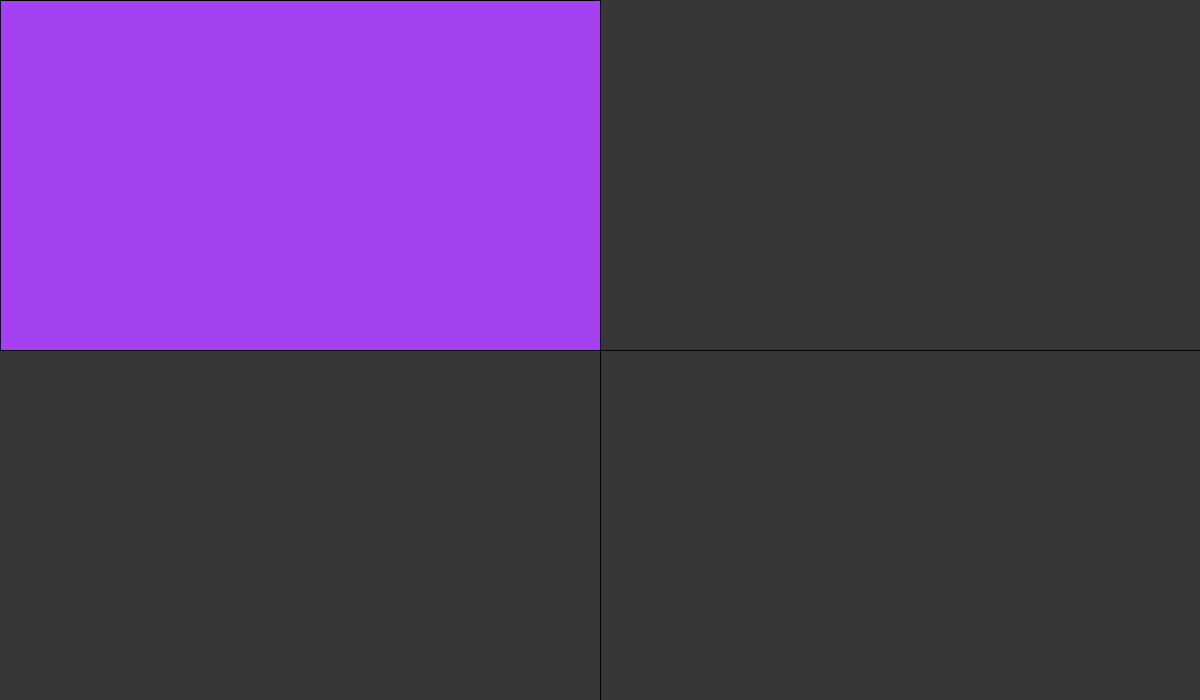
Frame 1 (no input)
Frame 60 (the mouse pressed at the canvas centre just before this capture): identical to frame 1, image omitted
Frame 120 (the mouse held since frame 60 and released just before this capture): identical to frame 1, image omitted

The Processing sketch that drew this single still picture (run headless with seeded random() and noise(); from frame 60 on, the mouse is pressed at the canvas centre):

// Processing sketch: sketch4
// ── sketch4.pde
/*enum Quad{
  TOPLEFT,
  TOPRIGHT,
  BOTRIGHT,
  BOTLEFT;
}*/

final int TOPLEFT = 1;
final int TOPRIGHT = 2;
final int BOTRIGHT = 3;
final int BOTLEFT = 4;

int prev_quad = 0;

void setup(){
  size(1200,700);
}

void draw(){
  background(55);
  if (prev_quad != returnQuad()){
    prev_quad = returnQuad();
    fill(random(0,255), random(0,255), random(0,255));
  }  
  switch(prev_quad){
    case TOPLEFT:
     // fill(255);
      rect(0,0, width/2, height/2);
      break;
    case TOPRIGHT:
     // fill(255);
      rect(width/2,0, width/2, height/2);
      break;
    case BOTRIGHT:
      //fill(255);
      rect(width/2,height/2, width/2, height/2);
      break;
    case BOTLEFT:
     // fill(255);
      rect(0,height/2, width/2, height/2);
      break;
  }
    line(width/2, 0, width/2, height);
    line(0, height/2, width, height/2);
    
    
  
}

int returnQuad(){
  if(mouseY <= height/2){
    if(mouseX <= width/2){
      return TOPLEFT;
    }else{
      return TOPRIGHT;
    }
  }else{
    if(mouseX <= width/2){
      return BOTLEFT;
    }else{
      return BOTRIGHT;
    }
  }
}
